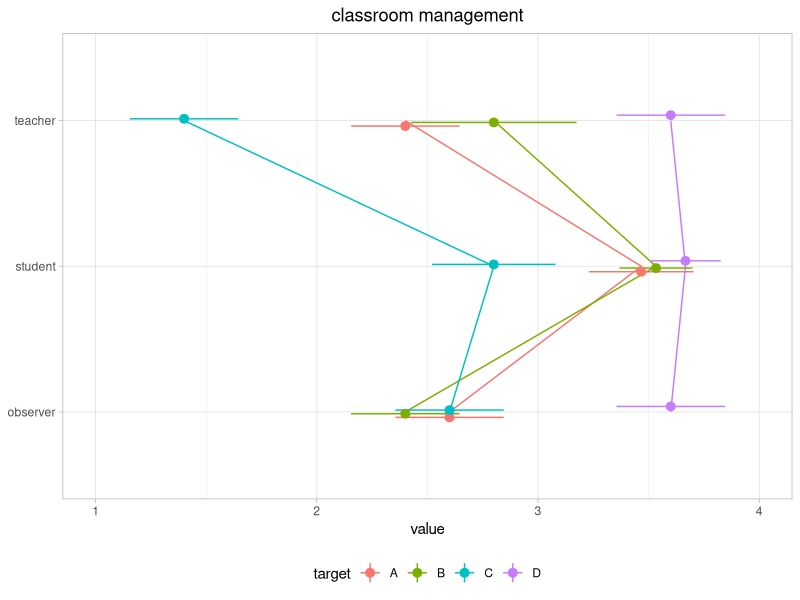

This chart was generated by the following R code: (Note: this script raises an error after producing the figure.)
## ---- chunk 1
knitr::opts_chunk$set(echo = TRUE)

### HOW TO PREPARE DATA IN EXCEL ###
# use filter to select only lines with an ID in it 
# (i.e. exclude all empty lines or lines with na, ?, x, etc)
# select all columns except the columns for comments
# copy/paste into a new spreadsheet
# click "save as" and choose file type "tab-delimited-text"
####################################

# load tab delimited text file into R; 
# file should be in a subfolder named "data" for the script to select it
raw.data<-read.table("./data/short_questionnaire_data_1301211.txt",sep="\t", header=T) 


# loading packages
# if a package is not installed on the current machine, it will install it
if (!require(tidyverse)) install.packages('tidyverse'); library(tidyverse)

# suppress "summarize" info. 
# if this line is committed, each table using the summarize function will be accompanied with a warning from the console
options(dplyr.summarise.inform = FALSE)

### checking for missing values
apply(is.na(raw.data), 2, which)

# knock out NAs
raw.data <- raw.data  %>% filter(
  personID != "NA")


# view (raw.data)
# str(raw.data)

## ---- chunk 2
raw.data %>% # select data
  group_by(session, perspective) %>%
  summarise(N = n_distinct(personID),
            "mean age" = round(mean(age), 2),
            "min age" = min(age),
            "max age" = max(age)
            ) %>% 
  knitr::kable(digits = 2)

## ---- chunk 3

### classroom management session 1 

# filter by parameter variable, i.e. create a subset for each session
km1.data <- raw.data %>% filter(scale == "Klassenmanagement",
                               session == "1")

view (km1.data)

# value sometimes contained text before filtering, we have to convert the numbers to numeric
km1.data <- km1.data %>%  mutate(value = as.numeric(as.character(factor(value))))


# # create  mean, min, max, sd of classroom management
# meankm1 <- mean(km1.data$value)
# minkm1 <- min(km1.data$value)
# maxkm1 <- max(km1.data$value)
# sdkm1 <- sd(km1.data$value)
# Nkm1 <- km1.data %>% summarise(N = n_distinct(personID))
# mdkm1 <- median(km1.data$value)

## ---- chunk 4

km1.data %>% # select data
  group_by(target,perspective) %>%
  summarise(N = n_distinct(personID),
            "mean" = round(mean(value), 2),
            "min" = min(value),
            "max" = max(value),
            "sd" = sd(value),
            "median" = median(value)
            ) %>% 
  knitr::kable(digits = 2)

## ---- chunk 5

# to create error bars, we need to summarize the data in a separate data frame
km1.plot.sd <- km1.data %>%
  group_by(perspective, target, .drop=TRUE) %>%
  summarise(mean = mean(value), n = n(), sd = sd(value), se = sd/sqrt(n), )

# and here comes the long plot
km1.plot<-ggplot(data = km1.plot.sd,
                   aes(x = perspective, y = mean,
                       group = target, colour = target)) +
  geom_line()+
  geom_pointrange(position = position_dodge(0.1), aes(ymin = mean-se, ymax = mean+se))+
  theme_light() +
  ylim(1,4)+
  labs(data = km1.data, y = "value", x = NULL,
       title="classroom management" ,
       subtitle=NULL)+
  theme(legend.position="bottom",
        panel.spacing.x = ,
        plot.title = element_text(hjust = 0.5))+
  scale_x_discrete(labels = function(x) str_wrap(x, width = 55))+
  coord_flip()
km1.plot

## ---- chunk 6

### positive climate and motivation session 1 

# filter by parameter variable, i.e. create a subset for each session
lkm1.data <- raw.data %>% filter(scale == "Lernförderliches Klima und Motivierung",
                               session == "1")

view (lkm1.data)

# value sometimes contained text before filtering, we have to convert the numbers to numeric
lkm1.data <- lkm1.data %>%  mutate(value = as.numeric(as.character(factor(value))))


# # create  mean, min, max, sd of classroom management
# meankm1 <- mean(km1.data$value)
# minkm1 <- min(km1.data$value)
# maxkm1 <- max(km1.data$value)
# sdkm1 <- sd(km1.data$value)
# Nkm1 <- km1.data %>% summarise(N = n_distinct(personID))
# mdkm1 <- median(km1.data$value)

## ---- chunk 7

lkm1.data %>% # select data
  group_by(target,perspective) %>%
  summarise(N = n_distinct(personID),
            "mean" = round(mean(value), 2),
            "min" = min(value),
            "max" = max(value),
            "sd" = sd(value),
            "median" = median(value)
            ) %>% 
  knitr::kable(digits = 2)

## ---- chunk 8

# to create error bars, we need to summarize the data in a separate data frame
lkm1.plot.sd <- lkm1.data %>%
  group_by(perspective, target, .drop=TRUE) %>%
  summarise(mean = mean(value), n = n(), sd = sd(value), se = sd/sqrt(n), )

# and here comes the long plot
lkm1.plot<-ggplot(data = lkm1.plot.sd,
                   aes(x = perspective, y = mean,
                       group = target, colour = target)) +
  geom_line()+
  geom_pointrange(position = position_dodge(0.1), aes(ymin = mean-se, ymax = mean+se))+
  theme_light() +
  ylim(1,4)+
  labs(data = lkm1.data, y = "value", x = NULL,
       title="positive climate and motivation" ,
       subtitle=NULL)+
  theme(legend.position="bottom",
        panel.spacing.x = ,
        plot.title = element_text(hjust = 0.5))+
  scale_x_discrete(labels = function(x) str_wrap(x, width = 55))+
  coord_flip()
lkm1.plot
## ---- chunk 9
lkm1.boxplot <- ggplot() +
              geom_boxplot(data = lkm1.plot.sd, 
                           aes(x = perspective, y = mean), )+ 
  geom_line(data = lkm1.plot.sd, mapping = aes(x = perspective, y = mean)) + 
  geom_jitter(data = lkm1.plot.sd, aes(x = perspective, y = mean, colour = target), size = 2, width = 0.1) +
    scale_y_continuous(breaks = scales::pretty_breaks(n = 5), limits = c(0,4))+
  labs(x="perspective", y="value", title = "positive climate and motivation")+ 
  theme_classic()
lkm1.boxplot

## ---- chunk 10

### clarity and structuredness session 1 

# filter by parameter variable, i.e. create a subset for each session
ks1.data <- raw.data %>% filter(scale == "Klarheit und Strukturiertheit",
                               session == "1")

view (ks1.data)

# value sometimes contained text before filtering, we have to convert the numbers to numeric
ks1.data <- ks1.data %>%  mutate(value = as.numeric(as.character(factor(value))))


# # create  mean, min, max, sd of classroom management
# meankm1 <- mean(km1.data$value)
# minkm1 <- min(km1.data$value)
# maxkm1 <- max(km1.data$value)
# sdkm1 <- sd(km1.data$value)
# Nkm1 <- km1.data %>% summarise(N = n_distinct(personID))
# mdkm1 <- median(km1.data$value)

## ---- chunk 11

ks1.data %>% # select data
  group_by(target,perspective) %>%
  summarise(N = n_distinct(personID),
            "mean" = round(mean(value), 2),
            "min" = min(value),
            "max" = max(value),
            "sd" = sd(value),
            "median" = median(value)
            ) %>% 
  knitr::kable(digits = 2)

## ---- chunk 12

# to create error bars, we need to summarize the data in a separate data frame
ks1.plot.sd <- ks1.data %>%
  group_by(perspective, target, .drop=TRUE) %>%
  summarise(mean = mean(value), n = n(), sd = sd(value), se = sd/sqrt(n), )

# and here comes the long plot
ks1.plot<-ggplot(data = ks1.plot.sd,
                   aes(x = perspective, y = mean,
                       group = target, colour = target)) +
  geom_line()+
  geom_pointrange(position = position_dodge(0.1), aes(ymin = mean-se, ymax = mean+se))+
  theme_light() +
  ylim(1,4)+
  labs(data = ks1.data, y = "value", x = NULL,
       title="clarity and structuredness" ,
       subtitle=NULL)+
  theme(legend.position="bottom",
        panel.spacing.x = ,
        plot.title = element_text(hjust = 0.5))+
  scale_x_discrete(labels = function(x) str_wrap(x, width = 55))+
  coord_flip()
ks1.plot
## ---- chunk 13

### activation and support session 1 

# filter by parameter variable, i.e. create a subset for each session
af1.data <- raw.data %>% filter(scale == "Aktivierung und Förderung",
                               session == "1")

view (af1.data)

# value sometimes contained text before filtering, we have to convert the numbers to numeric
af1.data <- af1.data %>%  mutate(value = as.numeric(as.character(factor(value))))


# # create  mean, min, max, sd of classroom management
# meankm1 <- mean(km1.data$value)
# minkm1 <- min(km1.data$value)
# maxkm1 <- max(km1.data$value)
# sdkm1 <- sd(km1.data$value)
# Nkm1 <- km1.data %>% summarise(N = n_distinct(personID))
# mdkm1 <- median(km1.data$value)

## ---- chunk 14

af1.data %>% # select data
  group_by(target,perspective) %>%
  summarise(N = n_distinct(personID),
            "mean" = round(mean(value), 2),
            "min" = min(value),
            "max" = max(value),
            "sd" = sd(value),
            "median" = median(value)
            ) %>% 
  knitr::kable(digits = 2)

## ---- chunk 15

# to create error bars, we need to summarize the data in a separate data frame
af1.plot.sd <- af1.data %>%
  group_by(perspective, target, .drop=TRUE) %>%
  summarise(mean = mean(value), n = n(), sd = sd(value), se = sd/sqrt(n), )

# and here comes the long plot
af1.plot<-ggplot(data = af1.plot.sd,
                   aes(x = perspective, y = mean,
                       group = target, colour = target)) +
  geom_line()+
  geom_pointrange(position = position_dodge(0.1), aes(ymin = mean-se, ymax = mean+se))+
  theme_light() +
  ylim(1,4)+
  labs(data = af1.data, y = "value", x = NULL,
       title="activation and support" ,
       subtitle=NULL)+
  theme(legend.position="bottom",
        panel.spacing.x = ,
        plot.title = element_text(hjust = 0.5))+
  scale_x_discrete(labels = function(x) str_wrap(x, width = 55))+
  coord_flip()
af1.plot
## ---- chunk 16

### presence: posture and gaze session 1 

# filter by parameter variable, i.e. create a subset for each session
phb1.data <- raw.data %>% filter(scale == "Präsenz/Haltung_Blick",
                               session == "1")

view (phb1.data)

# value sometimes contained text before filtering, we have to convert the numbers to numeric
phb1.data <- phb1.data %>%  mutate(value = as.numeric(as.character(factor(value))))


# # create  mean, min, max, sd of classroom management
# meankm1 <- mean(km1.data$value)
# minkm1 <- min(km1.data$value)
# maxkm1 <- max(km1.data$value)
# sdkm1 <- sd(km1.data$value)
# Nkm1 <- km1.data %>% summarise(N = n_distinct(personID))
# mdkm1 <- median(km1.data$value)

## ---- chunk 17

phb1.data %>% # select data
  group_by(target,perspective) %>%
  summarise(N = n_distinct(personID),
            "mean" = round(mean(value), 2),
            "min" = min(value),
            "max" = max(value),
            "sd" = sd(value),
            "median" = median(value)
            ) %>% 
  knitr::kable(digits = 2)

## ---- chunk 18

# to create error bars, we need to summarize the data in a separate data frame
phb1.plot.sd <- phb1.data %>%
  group_by(perspective, target, .drop=TRUE) %>%
  summarise(mean = mean(value), n = n(), sd = sd(value), se = sd/sqrt(n), )

# and here comes the long plot
phb1.plot<-ggplot(data = phb1.plot.sd,
                   aes(x = perspective, y = mean,
                       group = target, colour = target)) +
  geom_line()+
  geom_pointrange(position = position_dodge(0.1), aes(ymin = mean-se, ymax = mean+se))+
  theme_light() +
  ylim(1,4)+
  labs(data = phb1.data, y = "value", x = NULL,
       title="presence: posture and gaze" ,
       subtitle=NULL)+
  theme(legend.position="bottom",
        panel.spacing.x = ,
        plot.title = element_text(hjust = 0.5))+
  scale_x_discrete(labels = function(x) str_wrap(x, width = 55))+
  coord_flip()
phb1.plot

## ---- chunk 19

### presence: voice session 1 

# filter by parameter variable, i.e. create a subset for each session
ps1.data <- raw.data %>% filter(scale == "Präsenz/Stimme",
                                session == "1")

# value sometimes contained text before filtering, we have to convert the numbers to numeric
ps1.data <- ps1.data %>%  mutate(value = as.numeric(as.character(factor(value))))

# # create  mean, min, max, sd of classroom management
# meankm1 <- mean(km1.data$value)
# minkm1 <- min(km1.data$value)
# maxkm1 <- max(km1.data$value)
# sdkm1 <- sd(km1.data$value)
# Nkm1 <- km1.data %>% summarise(N = n_distinct(personID))
# mdkm1 <- median(km1.data$value)

## ---- chunk 20
# 
# ps1.data %>% # select data
#   group_by(target,perspective) %>%
#   summarise(N = n_distinct(personID),
#             "mean" = round(mean(value), 2),
#             "min" = min(value),
#             "max" = max(value),
#             "sd" = sd(value),
#             "median" = median(value)
#             ) %>% 
#   knitr::kable(digits = 2)

## ---- chunk 21

# # to create error bars, we need to summarize the data in a separate data frame
# ps1.plot.sd <- ps1.data %>%
#   group_by(perspective, target, .drop=TRUE) %>%
#   summarise(mean = mean(value), n = n(), sd = sd(value), se = sd/sqrt(n), )
# 
# # and here comes the long plot
# ps1.plot<-ggplot(data = ps1.plot.sd,
#                    aes(x = perspective, y = mean,
#                        group = target, colour = target)) +
#   geom_line()+
#   geom_pointrange(position = position_dodge(0.1), aes(ymin = mean-se, ymax = mean+se))+
#   theme_light() +
#   ylim(1,4)+
#   labs(data = ps1.data, y = "value", x = NULL,
#        title="presence: voice" ,
#        subtitle=NULL)+
#   theme(legend.position="bottom",
#         panel.spacing.x = ,
#         plot.title = element_text(hjust = 0.5))+
#   scale_x_discrete(labels = function(x) str_wrap(x, width = 55))+
#   coord_flip()
# ps1.plot

## ---- chunk 22

### presence: verbal and non-verbal intervention session 1 

# filter by parameter variable, i.e. create a subset for each session
pi1.data <- raw.data %>% filter(scale == "Präsenz/verbale_nonberbale Intervention",
                               session == "1")

# value sometimes contained text before filtering, we have to convert the numbers to numeric
pi1.data <- pi1.data %>%  mutate(value = as.numeric(as.character(factor(value))))


# # create  mean, min, max, sd of classroom management
# meankm1 <- mean(km1.data$value)
# minkm1 <- min(km1.data$value)
# maxkm1 <- max(km1.data$value)
# sdkm1 <- sd(km1.data$value)
# Nkm1 <- km1.data %>% summarise(N = n_distinct(personID))
# mdkm1 <- median(km1.data$value)

## ---- chunk 23

pi1.data %>% # select data
  group_by(target,perspective) %>%
  summarise(N = n_distinct(personID),
            "mean" = round(mean(value), 2),
            "min" = min(value),
            "max" = max(value),
            "sd" = sd(value),
            "median" = median(value)
            ) %>% 
  knitr::kable(digits = 2)

## ---- chunk 24

# to create error bars, we need to summarize the data in a separate data frame
pi1.plot.sd <- pi1.data %>%
  group_by(perspective, target, .drop=TRUE) %>%
  summarise(mean = mean(value), n = n(), sd = sd(value), se = sd/sqrt(n), )

# and here comes the long plot
pi1.plot<-ggplot(data = pi1.plot.sd,
                   aes(x = perspective, y = mean,
                       group = target, colour = target)) +
  geom_line()+
  geom_pointrange(position = position_dodge(0.1), aes(ymin = mean-se, ymax = mean+se))+
  theme_light() +
  ylim(1,4)+
  labs(data = pi1.data, y = "value", x = NULL,
       title="presence: verbal and non-verbal intervention" ,
       subtitle=NULL)+
  theme(legend.position="bottom",
        panel.spacing.x = ,
        plot.title = element_text(hjust = 0.5))+
  scale_x_discrete(labels = function(x) str_wrap(x, width = 55))+
  coord_flip()
pi1.plot

## ---- chunk 25

### turn taking session 1 

# filter by parameter variable, i.e. create a subset for each session
redeanteil1.data <- raw.data %>% filter(scale == "Redeanteil",
                               session == "1")

# value sometimes contained text before filtering, we have to convert the numbers to numeric
redeanteil1.data <- redeanteil1.data %>%  mutate(value = as.numeric(as.character(factor(value))))


# # create  mean, min, max, sd of classroom management
# meankm1 <- mean(km1.data$value)
# minkm1 <- min(km1.data$value)
# maxkm1 <- max(km1.data$value)
# sdkm1 <- sd(km1.data$value)
# Nkm1 <- km1.data %>% summarise(N = n_distinct(personID))
# mdkm1 <- median(km1.data$value)

## ---- chunk 26

redeanteil1.data %>% # select data
  group_by(target,perspective) %>%
  summarise(N = n_distinct(personID),
            "mean" = round(mean(value), 2),
            "min" = min(value),
            "max" = max(value),
            "sd" = sd(value),
            "median" = median(value)
            ) %>% 
  knitr::kable(digits = 2)

## ---- chunk 27

# to create error bars, we need to summarize the data in a separate data frame
redeanteil1.plot.sd <- redeanteil1.data %>%
  group_by(perspective, target, .drop=TRUE) %>%
  summarise(mean = mean(value), n = n(), sd = sd(value), se = sd/sqrt(n), )

# and here comes the long plot
redeanteil1.plot<-ggplot(data = redeanteil1.plot.sd,
                   aes(x = perspective, y = mean,
                       group = target, colour = target)) +
  geom_line()+
  geom_pointrange(position = position_dodge(0.1), aes(ymin = mean-se, ymax = mean+se))+
  theme_light() +
  ylim(1, 100)+
  labs(data = redeanteil1.data, y = "value", x = NULL,
       title="turn taking" ,
       subtitle=NULL)+
  theme(legend.position="bottom",
        panel.spacing.x = ,
        plot.title = element_text(hjust = 0.5))+
  scale_x_discrete(labels = function(x) str_wrap(x, width = 55))+
  coord_flip()
redeanteil1.plot

## ---- chunk 28

### natural behaviour session 1 

# filter by parameter variable, i.e. create a subset for each session
m1.data <- raw.data %>% filter(scale == "Manipulationsitem",
                               session == "1")


# value sometimes contained text before filtering, we have to convert the numbers to numeric
m1.data <- m1.data %>%  mutate(value = as.numeric(as.character(factor(value))))


# # create  mean, min, max, sd of classroom management
# meankm1 <- mean(km1.data$value)
# minkm1 <- min(km1.data$value)
# maxkm1 <- max(km1.data$value)
# sdkm1 <- sd(km1.data$value)
# Nkm1 <- km1.data %>% summarise(N = n_distinct(personID))
# mdkm1 <- median(km1.data$value)

## ---- chunk 29

m1.data %>% # select data
  group_by(target,perspective) %>%
  summarise(N = n_distinct(personID),
            "mean" = round(mean(value), 2),
            "min" = min(value),
            "max" = max(value),
            "sd" = sd(value),
            "median" = median(value)
            ) %>% 
  knitr::kable(digits = 2)

## ---- chunk 30

# to create error bars, we need to summarize the data in a separate data frame
m1.plot.sd <- m1.data %>%
  group_by(perspective, target, .drop=TRUE) %>%
  summarise(mean = mean(value), n = n(), sd = sd(value), se = sd/sqrt(n), )

# and here comes the long plot
m1.plot<-ggplot(data = m1.plot.sd,
                   aes(x = perspective, y = mean,
                       group = target, colour = target)) +
  geom_line()+
  geom_pointrange(position = position_dodge(0.1), aes(ymin = mean-se, ymax = mean+se))+
  theme_light() +
  ylim(1,4)+
  labs(data = m1.data, y = "value", x = NULL,
       title="natural behaviour" ,
       subtitle=NULL)+
  theme(legend.position="bottom",
        panel.spacing.x = ,
        plot.title = element_text(hjust = 0.5))+
  scale_x_discrete(labels = function(x) str_wrap(x, width = 55))+
  coord_flip()
m1.plot
